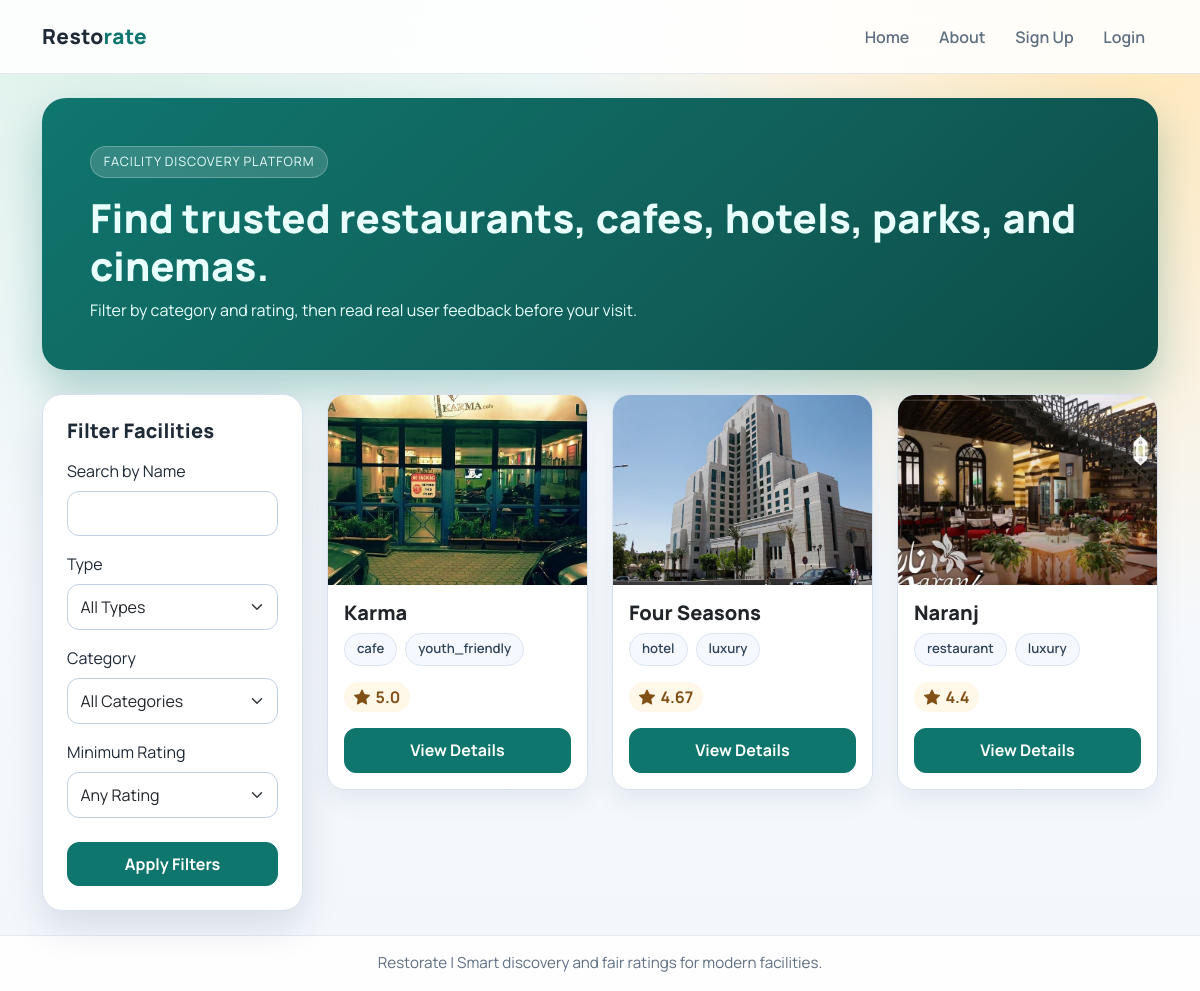
Before: / with the older database file.
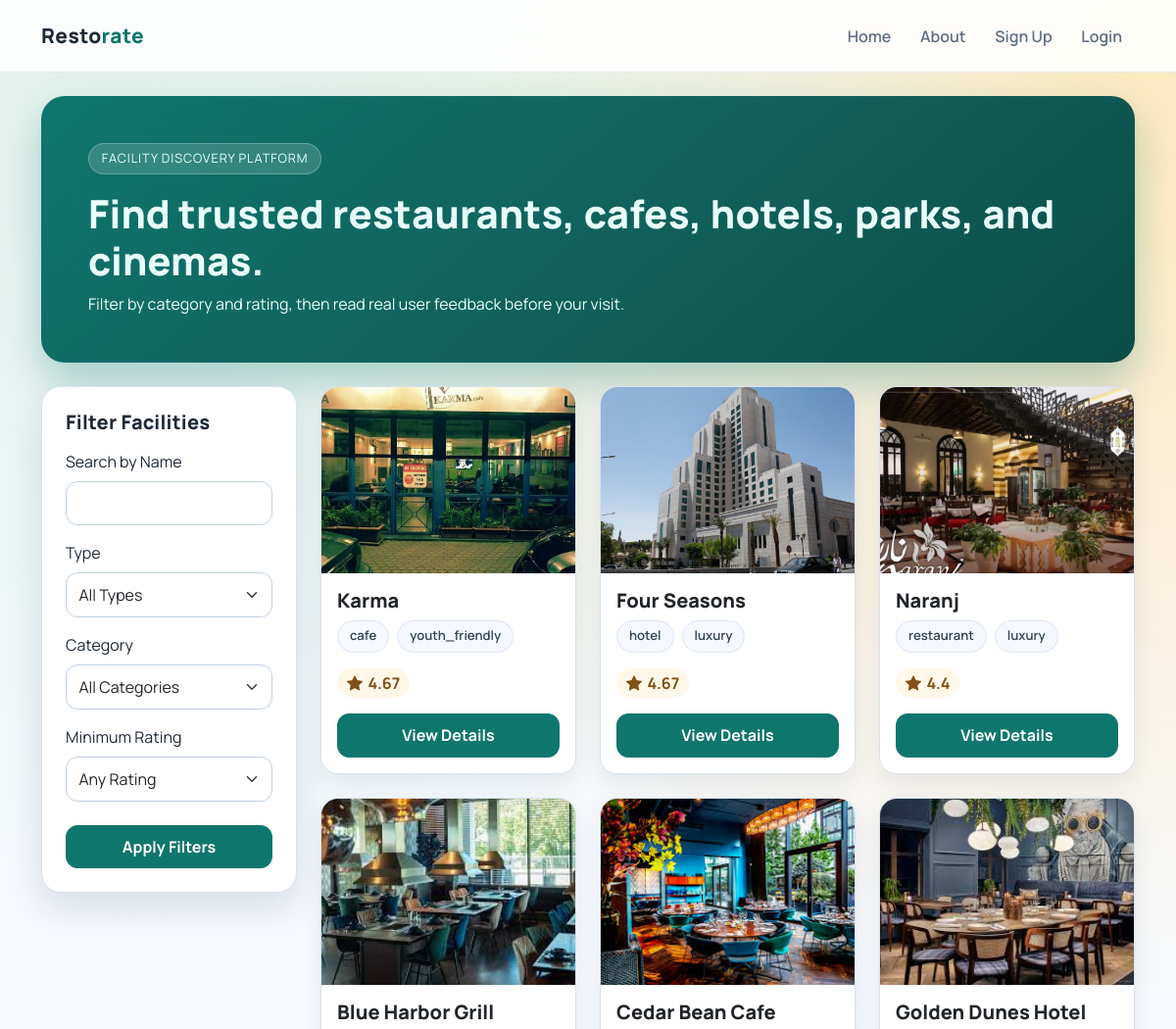
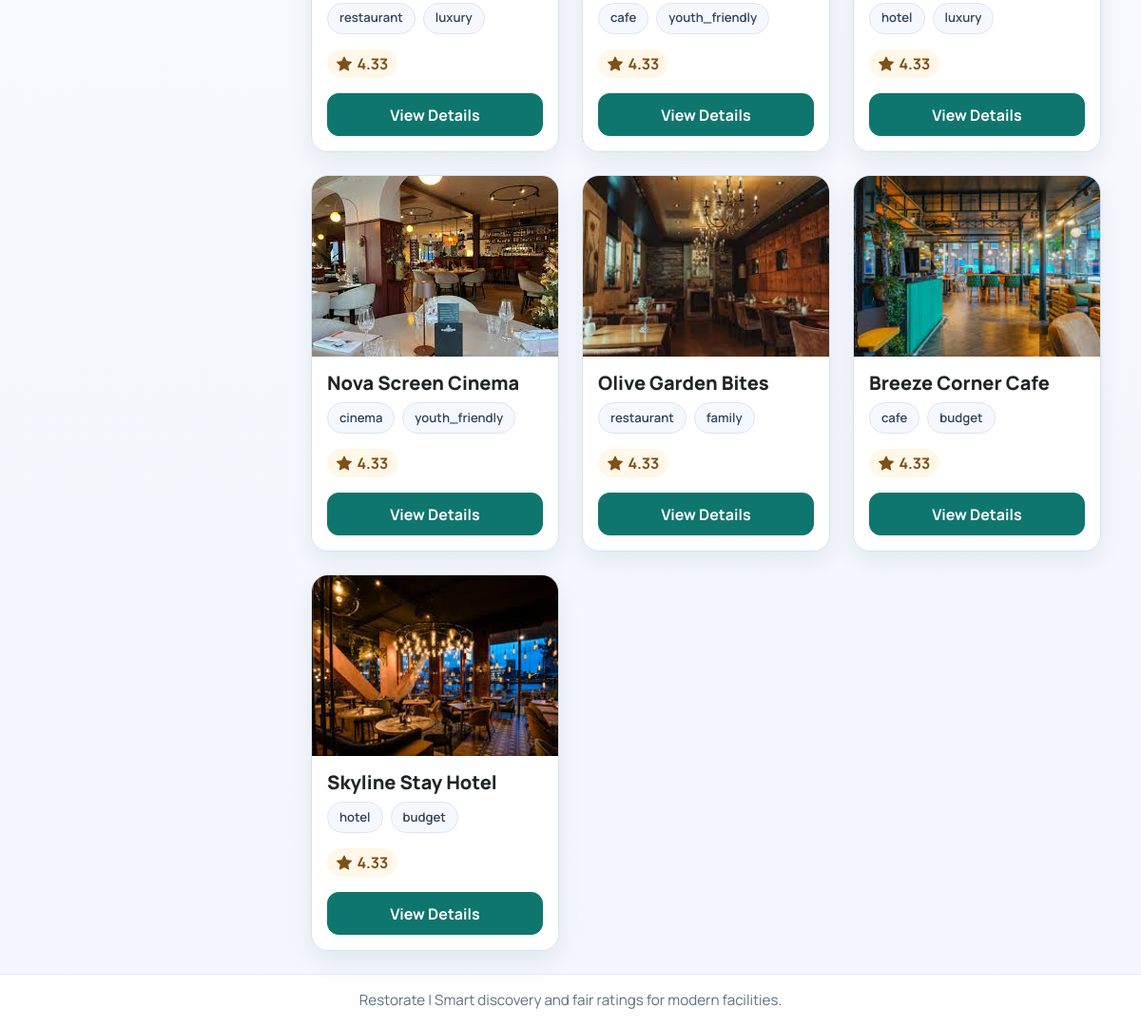
After: the same page with the newer database file (2 pictures, top to bottom).
### app/models/facilities.py (models this page shows, shortened)
class Facilities(db.Model):
    id = db.Column(db.Integer, primary_key=True)
    owner_id = db.Column(db.Integer, db.ForeignKey("owner.id"), nullable=False)
    facility_name = db.Column(db.String(100), nullable=False)
    facility_type = db.Column(db.String(50), nullable=False)
    facility_category = db.Column(db.String(50), nullable=False)
    image = db.Column(db.String(255), nullable=False, default="uploads/facilities/default_icon.jpg")
    rating = db.Column(db.Float)
    ratings = db.relationship("Ratings", backref="facility", lazy=True)
    info = db.relationship("FacilityInfo", back_populates="facility", uselist=False, cascade="all, delete-orphan")

### app.py (the view)
@app.route("/", methods=["GET"])
def home():
    search_query = request.args.get("search")
    filters = {
        "type": request.args.get("type"),
        "category": request.args.get("category"),
        "rating": request.args.get("rating"),
    }
    filters = {k: v for k, v in filters.items() if v}
    facilities = []
    message = None
    if search_query:
        facility = facility_service.searching_by_name(search_query)
        if facility:
            facilities = [facility]
        else:
            message = "Facility not found"
    elif filters:
        facilities = facility_service.get_filtered_facilities(filters)
        if not facilities:
            message = "No facilities match the selected filters."
    else:
        facilities = facility_service.get_suggestion_facilities()
    favorite_ids = set()
    if session.get("role") == "user" and session.get("id"):
        favorite_ids = {
            x.facility_id
            for x in Favorite.query.filter_by(user_id=session["id"]).all()
        }
    return render_template(
        "html/home.html",
        facilities=facilities,
        message=message,
        favorite_ids=favorite_ids,
    )

### app/repositories/facility_repository.py (called while the page is built)
    def get_all_defult(self):
         return Facilities.query.order_by(Facilities.rating.desc()).limit(10).all()

### app/services/facilities_service.py (called while the page is built)
    def get_suggestion_facilities(self):
        return self.repo.get_all_defult()

### app/templates/html/home.html (shortened to what this page needs)
{% extends "layout.html" %}
{% block content %}
<section class="hero-card p-4 p-lg-5 mb-4">
    <span class="hero-kicker">Facility discovery platform</span>
    <h1 class="mt-3 mb-2 section-title">Find trusted restaurants, cafes, hotels, parks, and cinemas.</h1>
    <p class="mb-0">Filter by category and rating, then read real user feedback before your visit.</p>
</section>
<div class="row g-4 align-items-start">
    <aside class="col-lg-3">
        <div class="surface-card p-3 p-lg-4">
            <h5 class="section-title mb-3">Filter Facilities</h5>
            <form method="GET" action="{{ url_for('home') }}">
                <div class="mb-3">
                    <label for="search" class="form-label">Search by Name</label>
                    <input type="text" id="search" name="search" class="form-control" value="{{ request.args.get('search', '') }}">
                </div>
                <div class="mb-3">
                    <label class="form-label">Type</label>
                    <select name="type" class="form-select">
                        <option value="">All Types</option>
                    </select>
                </div>
                <div class="mb-3">
                    <label class="form-label">Category</label>
                    <select name="category" class="form-select">
                        <option value="">All Categories</option>
                    </select>
                </div>
                <div class="mb-4">
                    <label class="form-label">Minimum Rating</label>
                    <select name="rating" class="form-select">
                        <option value="">Any Rating</option>
                    </select>
                </div>
                <div class="d-grid">
                    <button type="submit" class="btn btn-primary">Apply Filters</button>
                </div>
            </form>
        </div>
    </aside>
    <section class="col-lg-9">
        {% if facilities %}
        <div class="facility-grid row row-cols-1 row-cols-md-2 row-cols-xl-3 g-4">
            {% for facility in facilities %}
            <div class="col">
                <article class="card h-100">
                    <div style="height: 190px; overflow: hidden;">
                        <img src="{{ url_for('static', filename=facility.image) }}" alt="{{ facility.facility_name }}" class="w-100 h-100" style="object-fit: cover;">
                    </div>
                    <div class="card-body">
                        <h5 class="card-title">{{ facility.facility_name }}</h5>
                        <div class="d-flex flex-wrap gap-2 mb-3">
                            <span class="feature-chip">{{ facility.facility_type }}</span>
                            <span class="feature-chip">{{ facility.facility_category }}</span>
                        </div>
                        <p class="mb-0"><span class="inline-stat"><i class="bi bi-star-fill"></i> {{ facility.rating if facility.rating else "N/A" }}</span></p>
                    </div>
                    <div class="card-footer bg-white border-0 pt-0 pb-3 px-3">
                        <a href="{{ url_for('facility_details', facility_name=facility.facility_name) }}" class="btn btn-primary w-100">View Details</a>
                    </div>
                </article>
            </div>
            {% endfor %}
        </div>
        {% else %}
        <div class="empty-state">
            <h5 class="mb-2">No facilities found</h5>
            <p class="mb-0">Try broadening your search filters.</p>
        </div>
        {% endif %}
    </section>
</div>
{% endblock %}

### app/templates/layout.html (shortened to what this page needs)
<!DOCTYPE html>
<html lang="en">
<head>
    <link href="https://cdn.jsdelivr.net/npm/bootstrap@5.3.6/dist/css/bootstrap.min.css" rel="stylesheet">
    <link href="https://cdn.jsdelivr.net/npm/bootstrap-icons@1.10.5/font/bootstrap-icons.css" rel="stylesheet">
    <link rel="stylesheet" href="{{ url_for('static', filename='style.css') }}">
</head>
<body>
    <nav class="navbar navbar-expand-lg navbar-light app-navbar sticky-top">
        <div class="container py-2">
            <a href="{{ url_for('home') }}" class="navbar-brand">
                Resto<span class="brand-dot">rate</span>
            </a>
            <div class="collapse navbar-collapse" id="navbarNav">
                <ul class="navbar-nav ms-auto align-items-lg-center gap-lg-1">
                    <li class="nav-item"><a class="nav-link" href="{{ url_for('home') }}">Home</a></li>
                    <li class="nav-item"><a class="nav-link" href="{{ url_for('about') }}">About</a></li>
                    {% if session.get("id") %}
                    <li class="nav-item"><a class="nav-link" href="{{ url_for('auth_routes.logout') }}">Logout</a></li>
                    {% else %}
                    <li class="nav-item"><a class="nav-link" href="{{ url_for('auth_routes.choose_signup') }}">Sign Up</a></li>
                    <li class="nav-item"><a class="nav-link" href="{{ url_for('auth_routes.login_form') }}">Login</a></li>
                    {% endif %}
                </ul>
            </div>
        </div>
    </nav>
    <main class="app-shell container py-4">
        {% block content %}{% endblock %}
    </main>
    <footer class="app-footer">
        Restorate | Smart discovery and fair ratings for modern facilities.
    </footer>
</body>
</html>

### app/static/style.css (style rules this page uses)
:root { --bg: #f6f8fb; --surface: #ffffff; --surface-soft: #eef3f9; --text: #1f2a37; --muted: #5f6f82; --primary: #0f766e; --primary-strong: #115e59; --accent: #f59e0b; --danger: #dc2626; --border: #d7e2ee; --shadow: 0 16px 38px rgba(19, 34, 56, 0.12); }
* { box-sizing: border-box; }
body { margin: 0; color: var(--text); background: radial-gradient(circle at 10% -10%, #d9efe6 0%, transparent 45%), radial-gradient(circle at 95% 5%, #ffe8bc 0%, transparent 40%), linear-gradient(180deg, #f8fbff 0%, #f3f7fd 100%); min-height: 100vh; font-family: "Manrope", "Segoe UI", sans-serif; }
.app-shell { min-height: calc(100vh - 160px); padding-bottom: 2rem; }
.app-navbar { background: rgba(255, 255, 255, 0.88); border-bottom: 1px solid rgba(151, 171, 194, 0.25); backdrop-filter: blur(12px); }
.navbar-brand { color: var(--text) !important; font-size: 1.3rem; font-weight: 800; letter-spacing: 0.4px; }
.brand-dot { color: var(--primary); }
.nav-link { color: var(--muted) !important; font-weight: 600; border-radius: 12px; padding: 0.45rem 0.8rem !important; transition: all 0.2s ease; }
.app-footer { background: rgba(255, 255, 255, 0.9); border-top: 1px solid rgba(151, 171, 194, 0.25); padding: 1rem 0; color: var(--muted); text-align: center; font-size: 0.95rem; }
.surface-card { background: var(--surface); border: 1px solid var(--border); border-radius: 20px; box-shadow: var(--shadow); }
.hero-card { background: linear-gradient(140deg, #0f766e, #115e59 60%, #0b4c47); color: #e8fffb; border-radius: 24px; box-shadow: 0 20px 40px rgba(15, 118, 110, 0.3); }
.hero-kicker { display: inline-block; background: rgba(255, 255, 255, 0.16); border: 1px solid rgba(255, 255, 255, 0.24); border-radius: 999px; padding: 0.32rem 0.8rem; font-size: 0.8rem; text-transform: uppercase; letter-spacing: 0.07em; }
.section-title { font-weight: 800; letter-spacing: 0.2px; }
.btn-primary { background: var(--primary); border-color: var(--primary); border-radius: 12px; font-weight: 700; padding: 0.58rem 1rem; }
.form-control, .form-select { border-radius: 12px; border: 1px solid #bfd0e2; padding: 0.62rem 0.78rem; }
.feature-chip { background: #f6f8ff; border: 1px solid #dbe4f2; border-radius: 999px; padding: 0.36rem 0.75rem; font-weight: 600; font-size: 0.82rem; color: #304458; }
.facility-grid .card { border: 1px solid var(--border); border-radius: 18px; overflow: hidden; box-shadow: 0 10px 24px rgba(27, 48, 77, 0.08); transition: transform 0.22s ease, box-shadow 0.22s ease; }
.facility-grid .card-title { font-weight: 800; }
.inline-stat { display: inline-flex; gap: 0.35rem; align-items: center; padding: 0.2rem 0.62rem; border-radius: 999px; background: #fff7e8; color: #805016; font-weight: 700; }

Changed rows visible on the page:
changed Facilities "Karma": rating "5.0" → "4.67"
added Facilities: image (picture), facility_name "Blue Harbor Grill", facility_type "restaurant", facility_category "luxury", rating "4.33"
added Facilities: image (picture), facility_name "Cedar Bean Cafe", facility_type "cafe", facility_category "youth_friendly", rating "4.33"
added Facilities: image (picture), facility_name "Golden Dunes Hotel", facility_type "hotel", facility_category "luxury", rating "4.33"
added Facilities: image (picture), facility_name "Nova Screen Cinema", facility_type "cinema", facility_category "youth_friendly", rating "4.33"
added Facilities: image (picture), facility_name "Olive Garden Bites", facility_type "restaurant", facility_category "family", rating "4.33"
added Facilities: image (picture), facility_name "Breeze Corner Cafe", facility_type "cafe", facility_category "budget", rating "4.33"
added Facilities: image (picture), facility_name "Skyline Stay Hotel", facility_type "hotel", facility_category "budget", rating "4.33"
